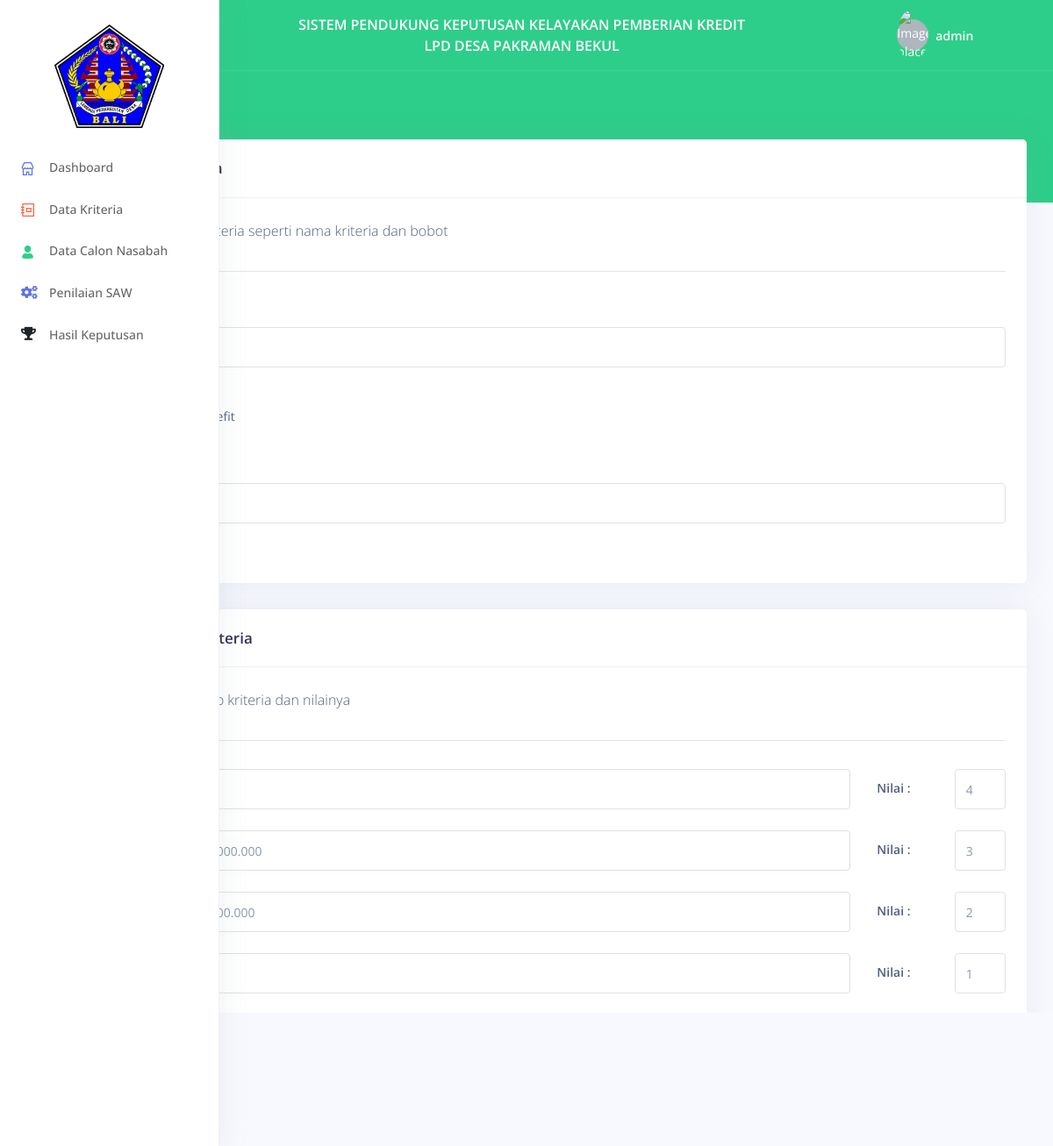
Screenshot of /criteria/edit?id=40 (signed in) with the database file from the repository.
### tables this page shows
CREATE TABLE `kriteria` (
  `id_kriteria` int(11) NOT NULL,
  `nama_kriteria` varchar(30) NOT NULL,
  `bobot_kriteria` float NOT NULL,
  `ket_kriteria` enum('Benefit','Cost') NOT NULL
);

CREATE TABLE `sub_kriteria` (
  `id_subkriteria` int(11) NOT NULL,
  `id_kriteria` int(11) NOT NULL,
  `ket` varchar(45) NOT NULL,
  `nilai` int(11) NOT NULL
);

### system/base/view.php (called while the page is built)
<?php
function view($path, $data = []){
    extract($data);
    require_once("app/views/".$path.".php");
}

### app/controllers/CriteriaController.php (called while the page is built, shortened)
<?php
class CriteriaController extends Controller {
    public function edit()
    {
        $id = $this->request->getAllParams()->id;
        $criteria       = new CriteriaModel();
        $subCriteria    = new SubCriteriaModel();
        view('includes/layout', [
            'content'       => "criteria/criteria.edit",
            'criteria'      => $criteria->selectWhereId($id),
            'subCriteria'   => $subCriteria->selectWhereId($id),
        ]);
    }
}

### routes.php (called while the page is built, shortened)
<?php
$router = new Route();
$router->get('/', \App\Controllers\DashboardController::class, 'index');
$router->get('/login', \App\Controllers\LoginController::class, 'login');
$router->get('/logout', \App\Controllers\LoginController::class, 'logout');
$router->post('/login', \App\Controllers\LoginController::class, 'doLogin');
$router->get('/nasabah', \App\Controllers\NasabahController::class, 'index');
$router->get('/nasabah/insert', \App\Controllers\NasabahController::class, 'insert');
$router->get('/nasabah/bobot', \App\Controllers\NasabahController::class, 'bobot');
$router->get('/nasabah/edit', \App\Controllers\NasabahController::class, 'edit');
$router->get('/nasabah/detail', \App\Controllers\NasabahController::class, 'detail');
$router->post('/nasabah/bobot', \App\Controllers\NasabahController::class, 'updateBobot');
$router->post('/nasabah/create', \App\Controllers\NasabahController::class, 'create');
$router->post('/nasabah/update', \App\Controllers\NasabahController::class, 'update');
$router->post('/nasabah/delete', \App\Controllers\NasabahController::class, 'delete');
$router->get('/perhitungan', \App\Controllers\PerhitunganController::class, 'index');
$router->get('/ranking', \App\Controllers\RankingController::class, 'ranking');
$router->get('/laporan', \App\Controllers\LaporanController::class, 'laporan');
$router->get('/laporan/pdf', \App\Controllers\LaporanController::class, 'generatePDF');
$router->get('/criteria', \App\Controllers\CriteriaController::class, 'index');
$router->get('/criteria/sub-criteria', \App\Controllers\CriteriaController::class, 'createSubCriteria');
$router->get('/criteria/edit', \App\Controllers\CriteriaController::class, 'edit');
$router->get('/criteria/insert', \App\Controllers\CriteriaController::class, 'insert');
$router->post('/criteria/create', \App\Controllers\CriteriaController::class, 'create');
$router->post('/criteria/update', \App\Controllers\CriteriaController::class, 'update');
$router->post('/criteria/delete', \App\Controllers\CriteriaController::class, 'delete');
$router->post('/criteria/update-sub-criteria', \App\Controllers\CriteriaController::class, 'updateSubCriteria');
$router->run();

### index.php (called while the page is built, shortened)
<?php
require_once 'routes.php';

### system/model/Connection.php (called while the page is built, shortened)
<?php
class Connection {
    private $host       = 'localhost';
    private $name       = 'name';
    private $user       = 'root';
    private $password   = '';
    private $connection;
    public function __construct()
    {
        $this->host     = DB_HOST;
        $this->name     = DB_NAME;
        $this->user     = DB_USER;
        $this->password = DB_PASSWORD;
    }
    public function getConnection()
    {
        return $this->connection;
    }
    private function connect(){
        try {
            $this->connection = new \PDO("mysql:host=$this->host;dbname=$this->name", $this->user, $this->password);
            $this->connection->setAttribute(\PDO::ATTR_ERRMODE, \PDO::ERRMODE_EXCEPTION);
        } catch (\Exception $exception) {
            var_dump($exception->getMessage());
        }
    }
}

### system/model/Model.php (called while the page is built, shortened)
<?php
class Model {
    protected $connection;
    public function __construct()
    {
        $this->connection = (new Connection())->getConnection();
    }
    public function query($sql, $bindings = [])
    {
        $query = $this->connection->prepare($sql);
        for ($i = 0; $i < count($bindings); $i++) {
            $query->bindParam($i + 1, $bindings[$i]);
        }
        $query->execute();
        return $query->fetchAll();
    }
}

### app/models/CriteriaModel.php (called while the page is built, shortened)
<?php
class CriteriaModel extends Model {
    protected $table = 'kriteria';
    public function selectWhereId($id)
    {
        return $this->query("SELECT * FROM $this->table WHERE id_kriteria=?", [$id]);
    }
}

### system/base/flash.php (called while the page is built, shortened)
<?php
function flashHas($key){
    $session = new System\Session\Session();
    return $session->has($key);
}

### system/session/Session.php (called while the page is built, shortened)
<?php
class Session {
    public function has($key)
    {
        return isset($_SESSION[$key]);
    }
}

### app/models/SubCriteriaModel.php (called while the page is built, shortened)
<?php
class SubCriteriaModel extends Model {
    protected $table = 'sub_kriteria';
    public function selectWhereId($id)
    {
        return $this->query("SELECT * FROM $this->table WHERE id_kriteria=?", [$id]);
    }
}

### app/views/criteria/criteria.edit.php (the view, shortened to what this page needs)
<div class="header bg-success pb-6">
    <div class="container-fluid">
        <div class="header-body">
            <div class="row align-items-center py-4">
                <div class="col-lg-6 col-7">
                    <h6 class="h2 text-white d-inline-block mb-0">Edit kriteria</h6>
                </div>
            </div>
        </div>
    </div>
</div>
<div class="container-fluid mt--6">
    <div class="row">
        <div class="col">
            <div class="card-wrapper">
                <div class="card">
                    <div class="card-header">
                        <h3 class="mb-0">Edit data kriteria</h3>
                    </div>
                    <div class="card-body">
                        <div class="row">
                            <div class="col-lg-8">
                                <p class="mb-0">
                                    Masukkan data kriteria seperti nama kriteria dan bobot
                                </p>
                            </div>
                        </div>
                        <hr>
                        <form action="<?= BASE_PATH; ?>/criteria/update" method="post" class="needs-validation" novalidate="">
                            <div class="form-row">
                                <div class="col-md-12 mb-3">
                                    <label class="form-control-label" for="name">Nama Kriteria</label>
                                    <input name="name" value="<?= $criteria[0]['nama_kriteria']; ?>" type="text" class="form-control <?= flashHas('error-name') ? 'is-invalid' : ''; ?>" id="name" placeholder="Masukkan nama kriteria ...">
                                </div>
                            </div>
                            <div class="form-row">
                                <div class="col-md-12 mb-3">
                                    <label class="form-control-label d-block" for="name">Keterangan Kriteria</label>
                                    <div class="custom-control custom-radio mb-3 d-inline-block">
                                        <label class="custom-control-label" for="customRadio5">Cost</label>
                                    </div>
                                    <div class="custom-control custom-radio mb-3 d-inline-block ml-3">
                                        <label class="custom-control-label" for="customRadio6">Benefit</label>
                                    </div>
                                </div>
                            </div>
                            <div class="form-row">
                                <div class="col-md-12 mb-3">
                                    <label class="form-control-label" for="weight">Bobot kriteria</label>
                                    <input name="weight" value="<?= $criteria[0]['bobot_kriteria']; ?>" type="number" class="form-control <?= flashHas('error-weight') ? 'is-invalid' : ''; ?>" id="weight" placeholder="Masukkan bobot ...">
                                </div>
                            </div>
                            <button class="btn btn-success btn-sm" type="submit">Simpan</button>
                        </form>
                    </div>
                </div>
                <div class="card">
                    <div class="card-header">
                        <h3 class="mb-0">Edit data sub kriteria</h3>
                    </div>
                    <div class="card-body">
                        <div class="row">
                            <div class="col-lg-8">
                                <p class="mb-0">
                                    Masukkan data sub kriteria dan nilainya
                                </p>
                            </div>
                        </div>
                        <hr>
                        <form action="<?= BASE_PATH; ?>/criteria/update-sub-criteria" method="post" class="needs-validation" novalidate="">
                            <?php for ($i = 0; $i < count($subCriteria); $i++) { ?>
                                <div class="form-group row">
                                    <div class="col-md-10">
                                        <input value="<?= $subCriteria[$i]['ket']; ?>" name="sub-kriteria[]" class="form-control" type="text" id="sub-kriteria-<?= $i; ?>" placeholder="Masukkan keterangan sub kriteria ke - <?= $i + 1; ?>">
                                    </div>
                                    <label for="sub-kriteria-nilai-<?= $i; ?>" class="col-md-1 col-form-label form-control-label">Nilai : </label>
                                    <div class="col-md-1">
                                        <input value="<?= $subCriteria[$i]['nilai']; ?>" name="sub-nilai[]" class="form-control" type="number" id="sub-kriteria-nilai-<?= $i; ?>" placeholder="">
                                    </div>
                                </div>
                            <?php } ?>
                            <button class="btn btn-success btn-sm" type="submit">Simpan</button>
                        </form>
                    </div>
                </div>
            </div>
        </div>
    </div>
</div>

### rows the page displays
kriteria: name "Pendapatan", weight "25"
sub_kriteria: ket "≥ 15.000.000", nilai "4"
sub_kriteria: ket "≥ 8.000.000 - < 15.000.000", nilai "3"
sub_kriteria: ket "≥ 3.000.000 - < 8.000.000", nilai "2"
sub_kriteria: ket "<3.000.000", nilai "1"
sub_kriteria: nilai "0"

### other values shown
sessionGet("username") "admin"
